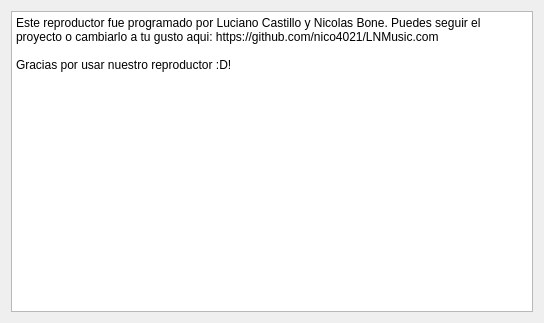
<?xml version="1.0" encoding="UTF-8"?>
<ui version="4.0">
 <class>Dialog</class>
 <widget class="QDialog" name="Dialog">
  <property name="geometry">
   <rect>
    <x>0</x>
    <y>0</y>
    <width>544</width>
    <height>323</height>
   </rect>
  </property>
  <property name="windowTitle">
   <string>Dialog</string>
  </property>
  <layout class="QHBoxLayout" name="horizontalLayout">
   <item>
    <widget class="QPlainTextEdit" name="plainTextEdit">
     <property name="plainText">
      <string>Este reproductor fue programado por Luciano Castillo y Nicolas Bone. Puedes seguir el proyecto o cambiarlo a tu gusto aqui: https://github.com/nico4021/LNMusic.com

Gracias por usar nuestro reproductor :D!</string>
     </property>
    </widget>
   </item>
  </layout>
 </widget>
 <resources/>
 <connections/>
</ui>
